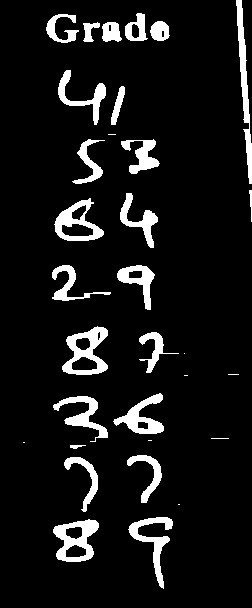
#> input picture text-image-processing/processed_image/result_binary.png, 252 x 608 px, found by its file name
$ python denoiser.py
#> lines starting #> are read from the running program, lines starting #| are printed output that depends on the picture; after the words box and inside, x2 and y2 are one past the last pixel; in counts of white or black regions, pixels touching at a corner belong together
### entity/image.py
class Image:
    def __init__(self, array=None):
        self.array = array
        self.path = []

### text-image-processing/denoiser.py
import numpy as np
import cv2
from entity.image import  Image
class Denoiser:
    def __init__(self,image,output_image_path):
        self.image = Image()
        self.image.array = image
        self.output_image_path = output_image_path

    def denoise_image(self):
        # Load the binary image.
        binary_image = self.image.array

        # Apply a median blur to the image.
        denoised_image = cv2.medianBlur(binary_image, 3)

        cv2.imwrite(f"{self.output_image_path}/result_denoised.jpg", denoised_image)
        return denoised_image


if __name__ == "__main__":
    input_path = cv2.imread('/Users/vansh/PycharmProjects/Text-Extractor/text-image-processing/processed_image/result_binary.png')
#> input_path is the input picture: shape (608, 252, 3); 8.8% white; 32 white regions (8 under 20 px), largest, box (x1, y1, x2, y2) and area: (62, 326, 108, 375) 1074, (53, 519, 99, 562) 1028, (236, 0, 252, 184) 1025
    output_path = 'processed_image'

    denoiser = Denoiser(input_path, output_path)
    denoiser.denoise_image()
#> in denoise_image, `denoised_image = cv2.medianBlur(binary_image, 3)`:
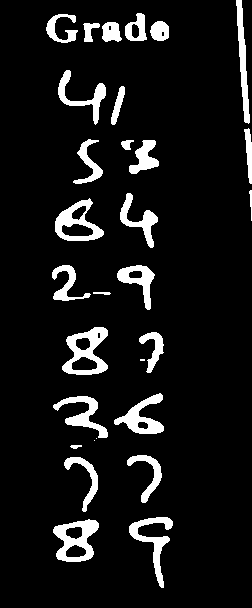
#> denoised_image: shape (608, 252, 3); 8.8% white; 30 white regions (3 under 20 px), largest, box (x1, y1, x2, y2) and area: (62, 327, 108, 375) 1079, (53, 519, 99, 562) 1035, (55, 198, 104, 241) 891
